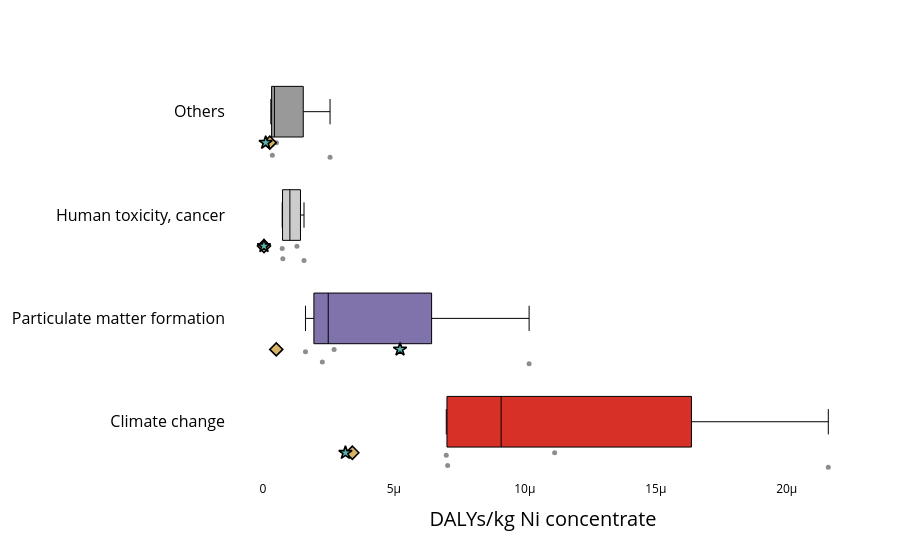

The notebook cell saved with this chart:
### Code cell
plot_lcia_boxes_for_reference_product(
    df_hh_eiv,
    reference_product="Ni concentrate",
    yaxis_label="DALYs/kg Ni concentrate",
    title="",
    output_html="results/Damages/boxplot_hh_ni_eiv.html",
    output_image="results/Damages/boxplot_hh_ni_eiv",
    image_format="pdf",
)
plot_lcia_boxes_for_reference_product(
    df_hh_riv,
    reference_product="Ni concentrate",
    yaxis_label="DALYs/kg Ni concentrate",
    title="",
    output_html="results/Damages/boxplot_hh_ni_riv.html",
    output_image="results/Damages/boxplot_hh_ni_riv",
    image_format="pdf",
)

### Figure 1 — Plotly figure (JSON) as saved in the notebook; plotly's stock layout.template omitted (floating-point values rounded to 4 significant figures)
{"data": [{"boxpoints": "all", "fillcolor": "#d73027", "hoverinfo": "text+x", "hovertext": ["Nunavik Nickel", "Raglan", "Thompson", "Voisey's Bay"], "jitter": 0.35, "line": {"color": "black", "width": 1}, "marker": {"color": "rgba(80,80,80,0.65)", "size": 5}, "orientation": "h", "showlegend": false, "x": [7.055e-06, 1.114e-05, 7.002e-06, 2.159e-05], "y": [0, 0, 0, 0], "type": "box"}, {"boxpoints": "all", "fillcolor": "#8073ac", "hoverinfo": "text+x", "hovertext": ["Nunavik Nickel", "Raglan", "Thompson", "Voisey's Bay"], "jitter": 0.35, "line": {"color": "black", "width": 1}, "marker": {"color": "rgba(80,80,80,0.65)", "size": 5}, "orientation": "h", "showlegend": false, "x": [1.626e-06, 2.72e-06, 2.27e-06, 1.016e-05], "y": [1, 1, 1, 1], "type": "box"}, {"boxpoints": "all", "fillcolor": "#cccccc", "hoverinfo": "text+x", "hovertext": ["Nunavik Nickel", "Raglan", "Thompson", "Voisey's Bay"], "jitter": 0.35, "line": {"color": "black", "width": 1}, "marker": {"color": "rgba(80,80,80,0.65)", "size": 5}, "orientation": "h", "showlegend": false, "x": [1.301e-06, 7.383e-07, 1.57e-06, 7.615e-07], "y": [2, 2, 2, 2], "type": "box"}, {"boxpoints": "all", "fillcolor": "#999999", "hoverinfo": "text+x", "hovertext": ["Nunavik Nickel", "Raglan", "Thompson", "Voisey's Bay"], "jitter": 0.35, "line": {"color": "black", "width": 1}, "marker": {"color": "rgba(80,80,80,0.65)", "size": 5}, "orientation": "h", "showlegend": false, "x": [3.625e-07, 3.037e-07, 2.565e-06, 5.181e-07], "y": [3, 3, 3, 3], "type": "box"}, {"marker": {"color": "rgba(0,0,0,0)", "line": {"color": "black", "width": 1.5}, "size": 16, "symbol": "square"}, "mode": "markers", "name": "MetalliCan range", "showlegend": false, "x": [null], "y": [null], "type": "scatter"}, {"marker": {"color": "rgba(80,80,80,0.7)", "size": 10, "symbol": "circle"}, "mode": "markers", "name": "MetalliCan sites", "showlegend": false, "x": [null], "y": [null], "type": "scatter"}, {"marker": {"color": "#d8b365", "line": {"color": "black", "width": 1.6}, "size": 10, "symbol": "diamond"}, "mode": "markers", "name": "Ecoinvent", "showlegend": false, "x": [3.415e-06, 4.26e-08, 2.639e-07, 5.117e-07], "y": [-0.3, 1.7, 2.7, 0.7], "type": "scatter"}, {"marker": {"color": "#5ab4ac", "line": {"color": "black", "width": 1.6}, "size": 10, "symbol": "star"}, "mode": "markers", "name": "Regioinvent", "showlegend": false, "x": [3.152e-06, 4.1e-08, 1.066e-07, 5.237e-06], "y": [-0.3, 1.7, 2.7, 0.7], "type": "scatter"}], "layout": {"yaxis": {"tickfont": {"size": 16, "color": "black"}, "tickmode": "array", "tickvals": [0, 1, 2, 3], "ticktext": ["Climate change", "Particulate matter formation", "Human toxicity, cancer", "Others"], "automargin": true}, "xaxis": {"title": {"font": {"color": "black", "size": 20}, "text": "DALYs/kg Ni concentrate"}, "tickfont": {"color": "black"}, "showgrid": false}, "title": {"text": "", "x": 0.5}, "margin": {"l": 80, "r": 40, "t": 60, "b": 80}, "plot_bgcolor": "white", "paper_bgcolor": "white", "showlegend": false}}
